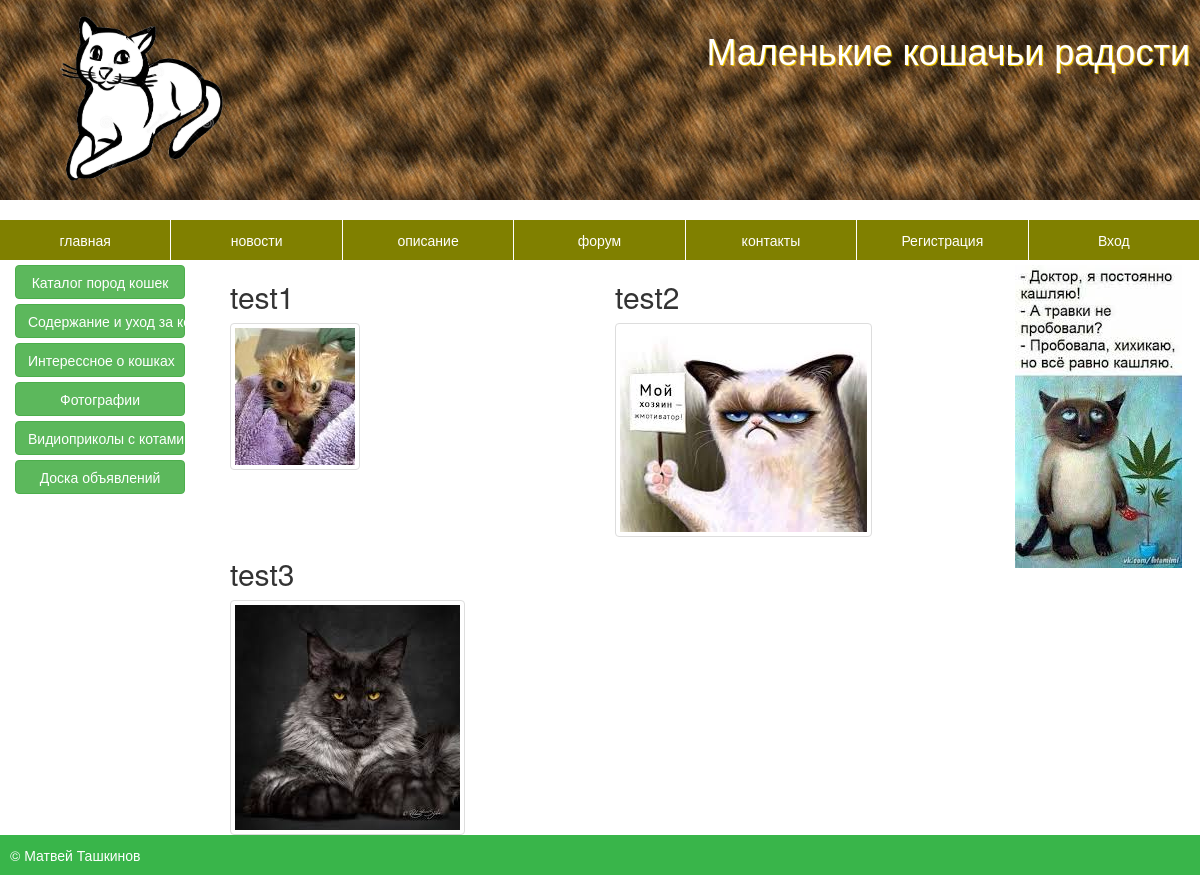
/gallery.php, run on the app's committed database.
### tables this page shows
CREATE TABLE IF NOT EXISTS `gallerys` (
  `id` int(11) NOT NULL AUTO_INCREMENT,
  `name` tinytext NOT NULL,
  `picture` tinytext NOT NULL,
  `user_id` int(11) NOT NULL,
  `putdate` date NOT NULL,
  `showhide` enum('show','hide') NOT NULL DEFAULT 'show',
  PRIMARY KEY (`id`)
);

### gallery.php (the view, shortened to what this page needs)
<?php $scripts=['/media/js/gallery.js'];
	require_once('templates/top.php');
	$query="SELECT * FROM gallerys WHERE showhide='show'";
	$adr=mysqli_query($db_con,$query);
		while($result=mysqli_fetch_array($adr)){
			echo '<div class="col-md-6 gallery">';
			echo "<h2>".$result['name']."</h2>";
			if ($result['picture']!=''){
				echo "<img id=".$result['id']." src='".$result['picture']."' class='img-thumbnail'>";
			}else{
				echo "<img id=".$result['id']."  src='/media/uplods/nophoto.jpg'/>";
			}
			echo '</div>';
		}
?>
<?php
	require_once('templates/bottom.php');
?>

### templates/top.php (shortened to what this page needs)
<!Doctype html>
<html>
	<head>
		<link type="text/css" rel="stylesheet" href="media/bootstrap/css/bootstrap.min.css"/>
		<link type="text/css" rel="stylesheet" href="media/css/style.css"/>
	</head>
	<body >
		<div class="header">
			<h1 class="logotext">Маленькие кошачьи радости</h1>
			<img src="media/img/logoo.gif" class="logo"/>
		</div>
		<br style="clear:both" />
		<nav class="menu">
			<a href="/" data-title="Главная">главная</a>
			<a href="#" data-title="Новости">новости</a>
			<a href="index.php?url=about" data-title="Описание">описание</a>
			<a href="#" data-title="Форум">форум</a>
			<a href="index.php?url=contacts" class="contacts" data-title="Контакты">контакты</a>
	<?php
    if(isset($_SESSION['user_id'])){
	?>
	<a href="home.php" >Моя страница</a>
	<a href="logout.php" >Выход</a>
	<?php
	}else{
	?>
	<a href="register.php" >Регистрация</a>
	<a href="login.php" >Вход</a>
	<?php
	}
	?>
		</nav>
		<div class="boot">
			<div class="col-md-2">
				<a href="#" class="btn btn-success btn-block">Каталог пород кошек</a>
				<a href="#" class="btn btn-success btn-block">Содержание и уход за кошками</a>
				<a href="#" class="btn btn-success btn-block">Интерессное о кошках</a>
				<a href="#" class="btn btn-success btn-block">Фотографии</a>
				<a href="#" class="btn btn-success btn-block">Видиоприколы с котами</a>
				<a href="#" class="btn btn-success btn-block">Доска объявлений</a>
			</div>
			<div class="col-md-8">

### templates/bottom.php
</div>
			<div class="col-md-2">
				<a href="#"><img src="media/img/vidjet.jpg"></a>
			</div>
		</div>
		<br style="clear:both">
		<footer id="footer">
		&copy; Матвей Ташкинов
		</footer>
	</body>
</html>

### media/css/style.css (style rules this page uses)
html { height:100%; }
body { overflow: hidden; margin: 0; padding: 0; height:auto !important; height:100%; min-height:100%; }
.header { height:200px; background: url(../img/fon.jpg); }
.logotext { color: white; text-shadow: 1px 1px 1px gold; float: right; padding: 10px; margin: center-right; }
.logo { width:200px; float: left; margin-left: 30px; margin-top: 5px; }
.menu { display: flex; width: 100%; text-align: center; margin: 0 auto; flex-direction: row; }
.menu a { flex: 1; font-size: 14px; text-align: center; padding: 10px; color: white; background: olive; text-decoration: none; border-right:1px solid white; }
#footer { left: 0; bottom: 0; padding: 10px; background: #39b54a; color: #fff; width: 100%; }
.col-md-2 { height:100%; margin-top: 5px; z-index:auto; }

### data on the page
gallerys: name "test1", picture (picture)
gallerys: name "test2", picture (picture)
gallerys: name "test3", picture (picture)
